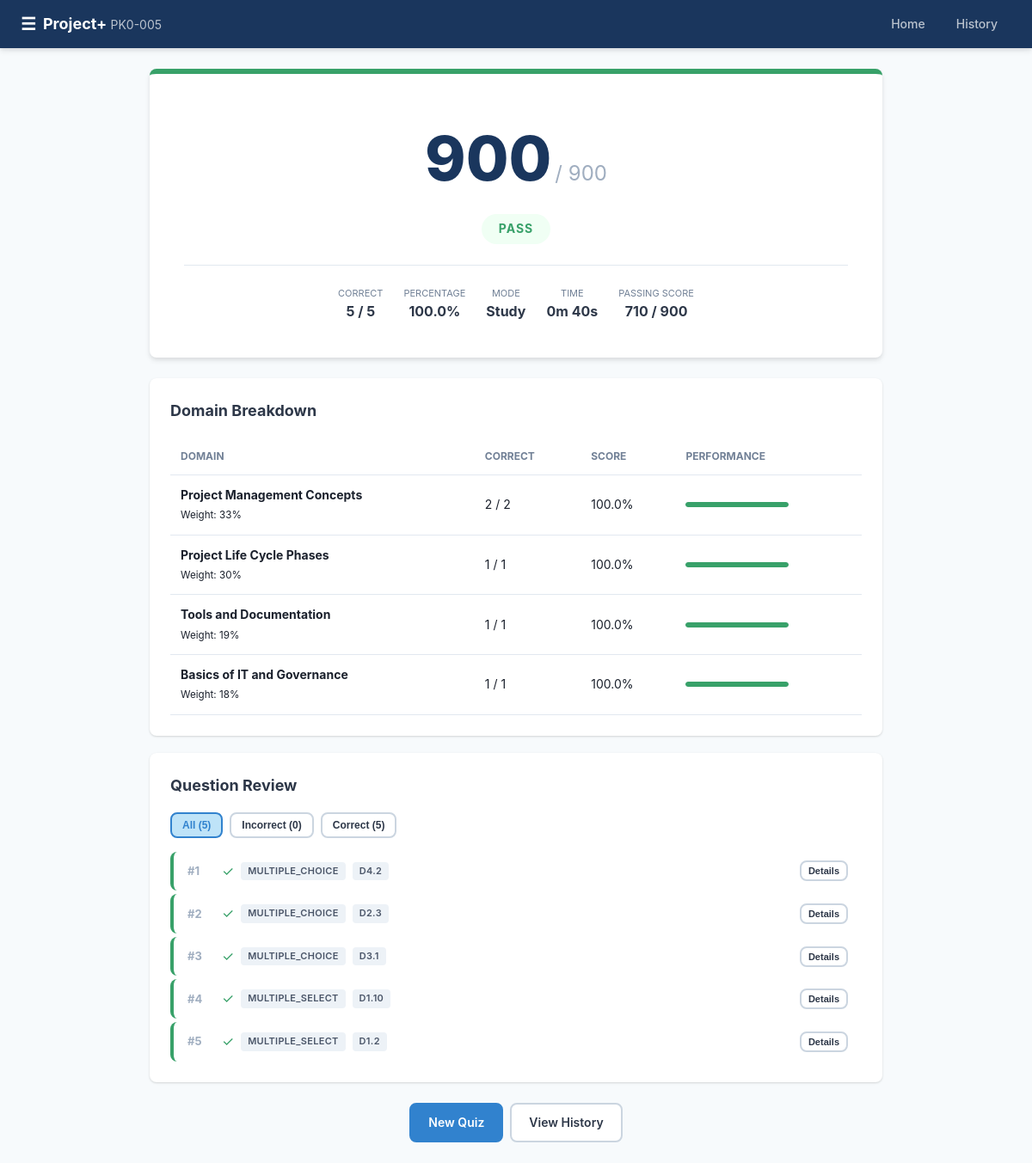
Screenshot of /results/24aa2c1d with the database file from the repository.
### tables this page shows
CREATE TABLE quiz_sessions (
            id TEXT PRIMARY KEY,
            mode TEXT NOT NULL CHECK(mode IN ('study', 'exam')),
            bank_ids TEXT NOT NULL,
            started_at TEXT NOT NULL,
            completed_at TEXT,
            time_spent_seconds INTEGER DEFAULT 0,
            total_questions INTEGER NOT NULL,
            correct_count INTEGER DEFAULT 0,
            score_percentage REAL DEFAULT 0,
            scaled_score INTEGER DEFAULT 0,
            passed INTEGER DEFAULT 0,
            config_json TEXT
        );

CREATE TABLE question_responses (
            id INTEGER PRIMARY KEY AUTOINCREMENT,
            session_id TEXT NOT NULL,
            question_id TEXT NOT NULL,
            question_type TEXT NOT NULL,
            domain TEXT,
            objective TEXT,
            user_answer TEXT,
            correct_answer TEXT,
            is_correct INTEGER NOT NULL DEFAULT 0,
            partial_score REAL DEFAULT 0,
            time_spent_seconds INTEGER DEFAULT 0,
            FOREIGN KEY (session_id) REFERENCES quiz_sessions(id) ON DELETE CASCADE
        );

### app.py (the view)
@app.route("/results/<session_id>")
def results_page(session_id):
    session = db.get_session(session_id)
    if not session:
        return redirect(url_for("index"))
    responses = db.get_session_responses(session_id)
    domains = db.get_domain_breakdown(session_id)
    return render_template(
        "results.html",
        session=session,
        responses=responses,
        domains=domains,
        domain_weights=DOMAIN_WEIGHTS,
        passing_score=PASSING_SCORE,
    )

### database.py (called while the page is built)
def get_connection():
    os.makedirs(os.path.dirname(DATABASE_PATH), exist_ok=True)
    conn = sqlite3.connect(DATABASE_PATH)
    conn.row_factory = sqlite3.Row
    conn.execute("PRAGMA journal_mode=WAL")
    conn.execute("PRAGMA foreign_keys=ON")
    return conn

def get_session(session_id):
    conn = get_connection()
    row = conn.execute(
        "SELECT * FROM quiz_sessions WHERE id = ?", (session_id,)
    ).fetchone()
    conn.close()
    if row:
        return dict(row)
    return None

def get_session_responses(session_id):
    conn = get_connection()
    rows = conn.execute(
        "SELECT * FROM question_responses WHERE session_id = ? ORDER BY id",
        (session_id,),
    ).fetchall()
    conn.close()
    return [dict(r) for r in rows]

def get_domain_breakdown(session_id):
    conn = get_connection()
    rows = conn.execute(
        """SELECT
               domain,
               COUNT(*) as total,
               SUM(is_correct) as correct,
               ROUND(AVG(is_correct) * 100, 1) as pct
           FROM question_responses
           WHERE session_id = ? AND domain IS NOT NULL
           GROUP BY domain
           ORDER BY domain""",
        (session_id,),
    ).fetchall()
    conn.close()
    return [dict(r) for r in rows]

### templates/results.html (shortened to what this page needs)
{% extends "base.html" %}
{% block content %}
<div class="results-container">
    <section class="score-card {% if session.passed %}passed{% else %}failed{% endif %}">
        <div class="score-main">
            <div class="score-number">{{ session.scaled_score }}</div>
            <div class="score-max">/ 900</div>
        </div>
        <div class="score-status">
            {% if session.passed %}
            <span class="status-badge pass">PASS</span>
            {% else %}
            <span class="status-badge fail">NOT YET PASSING</span>
            {% endif %}
        </div>
        <div class="score-details">
            <div class="score-detail">
                <span class="detail-label">Correct</span>
                <span class="detail-value">{{ session.correct_count }} / {{ session.total_questions }}</span>
            </div>
            <div class="score-detail">
                <span class="detail-label">Percentage</span>
                <span class="detail-value">{{ "%.1f"|format(session.score_percentage) }}%</span>
            </div>
            <div class="score-detail">
                <span class="detail-label">Mode</span>
                <span class="detail-value">{{ session.mode|capitalize }}</span>
            </div>
            <div class="score-detail">
                <span class="detail-label">Time</span>
                <span class="detail-value">
                    {% set mins = (session.time_spent_seconds or 0) // 60 %}
                    {% set secs = (session.time_spent_seconds or 0) % 60 %}
                    {{ mins }}m {{ secs }}s
                </span>
            </div>
            <div class="score-detail">
                <span class="detail-label">Passing Score</span>
                <span class="detail-value">{{ passing_score }} / 900</span>
            </div>
        </div>
    </section>
    <section class="card">
        <h2>Domain Breakdown</h2>
        <div class="domain-table">
            <table>
                <thead>
                    <tr>
                        <th>Domain</th>
                        <th>Correct</th>
                        <th>Score</th>
                        <th>Performance</th>
                    </tr>
                </thead>
                <tbody>
                    {% for d in domains %}
                    <tr>
                        <td>
                            <strong>{{ domain_weights.get(d.domain, {}).get('name', 'Domain ' + d.domain) }}</strong>
                            <br><small>Weight: {{ (domain_weights.get(d.domain, {}).get('weight', 0) * 100)|int }}%</small>
                        </td>
                        <td>{{ d.correct }} / {{ d.total }}</td>
                        <td>{{ d.pct }}%</td>
                        <td>
                            <div class="progress-bar sm">
                                <div class="progress-fill {% if d.pct >= 79 %}good{% elif d.pct >= 60 %}ok{% else %}poor{% endif %}"
                                     style="width: {{ d.pct }}%"></div>
                            </div>
                        </td>
                    </tr>
                    {% endfor %}
                </tbody>
            </table>
        </div>
    </section>
    <section class="card">
        <h2>Question Review</h2>
        <div class="review-filters">
            <button class="btn btn-sm btn-outline active" data-filter="all">All ({{ responses|length }})</button>
            <button class="btn btn-sm btn-outline" data-filter="incorrect">
                Incorrect ({{ responses|selectattr('is_correct', 'equalto', 0)|list|length }})
            </button>
            <button class="btn btn-sm btn-outline" data-filter="correct">
                Correct ({{ responses|selectattr('is_correct', 'equalto', 1)|list|length }})
            </button>
        </div>
        <div class="review-list" id="review-list">
            {% for r in responses %}
            <div class="review-item {% if r.is_correct %}correct{% else %}incorrect{% endif %}"
                 data-correct="{{ r.is_correct }}">
                <div class="review-header">
                    <span class="review-num">#{{ loop.index }}</span>
                    <span class="review-icon">{% if r.is_correct %}&#10003;{% else %}&#10007;{% endif %}</span>
                    <span class="review-type badge">{{ r.question_type }}</span>
                    {% if r.domain %}
                    <span class="review-domain badge">D{{ r.domain }}{% if r.objective %}.{{ r.objective.split('.')|last }}{% endif %}</span>
                    {% endif %}
                    <button class="btn btn-xs btn-outline review-toggle">Details</button>
                </div>
            </div>
            {% endfor %}
        </div>
    </section>
    <div class="results-actions">
        <a href="/" class="btn btn-primary">New Quiz</a>
        <a href="/history" class="btn btn-outline">View History</a>
    </div>
</div>
{% endblock %}

### static/css/style.css (style rules this page uses)
*, *::before, *::after { box-sizing: border-box; margin: 0; padding: 0; }
:root { --primary: #1a365d; --primary-light: #2b6cb0; --primary-lighter: #bee3f8; --accent: #3182ce; --success: #38a169; --success-bg: #f0fff4; --danger: #e53e3e; --danger-bg: #fff5f5; --warning: #d69e2e; --warning-bg: #fffff0; --gray-50: #f7fafc; --gray-100: #edf2f7; --gray-200: #e2e8f0; --gray-300: #cbd5e0; --gray-400: #a0aec0; --gray-500: #718096; --gray-600: #4a5568; --gray-700: #2d3748; --gray-800: #1a202c; --radius: 8px; --shadow: 0 1px 3px rgba(0,0,0,.1), 0 1px 2px rgba(0,0,0,.06); --shadow-md: 0 4px 6px rgba(0,0,0,.07), 0 2px 4px rgba(0,0,0,.06); }
body { font-family: -apple-system, BlinkMacSystemFont, "Segoe UI", Roboto, "Helvetica Neue", Arial, sans-serif; background: var(--gray-50); color: var(--gray-800); line-height: 1.6; padding-top: 56px; }
a { color: var(--accent); text-decoration: none; }
.btn { display: inline-flex; align-items: center; justify-content: center; gap: 6px; padding: 10px 20px; border-radius: var(--radius); font-size: 14px; font-weight: 600; border: 2px solid transparent; cursor: pointer; transition: .15s; text-decoration: none; white-space: nowrap; }
.btn-primary { background: var(--accent); color: white; border-color: var(--accent); }
.btn-outline { background: white; color: var(--gray-700); border-color: var(--gray-300); }
.btn-outline.active { background: var(--primary-lighter); border-color: var(--accent); color: var(--accent); }
.btn-sm { padding: 6px 12px; font-size: 12px; }
.btn-xs { padding: 4px 8px; font-size: 11px; }
.card { background: white; border-radius: var(--radius); box-shadow: var(--shadow); padding: 24px; margin-bottom: 20px; }
.card h2 { font-size: 18px; color: var(--gray-700); margin-bottom: 16px; }
.progress-bar { height: 8px; background: var(--gray-200); border-radius: 4px; overflow: hidden; }
.progress-bar.sm { height: 6px; }
.progress-fill { height: 100%; border-radius: 4px; transition: width .3s; }
.progress-fill.good { background: var(--success); }
.badge { display: inline-block; padding: 2px 8px; border-radius: 4px; font-size: 11px; font-weight: 600; text-transform: uppercase; letter-spacing: .3px; background: var(--gray-100); color: var(--gray-600); }
.results-container { max-width: 900px; margin: 0 auto; padding: 24px; }
.score-card { background: white; border-radius: var(--radius); box-shadow: var(--shadow-md); padding: 40px; text-align: center; margin-bottom: 24px; border-top: 6px solid var(--gray-300); }
.score-card.passed { border-top-color: var(--success); }
.score-main { display: flex; align-items: baseline; justify-content: center; gap: 4px; margin-bottom: 8px; }
.score-number { font-size: 72px; font-weight: 800; color: var(--primary); }
.score-max { font-size: 24px; color: var(--gray-400); }
.status-badge { display: inline-block; padding: 6px 20px; border-radius: 20px; font-size: 14px; font-weight: 700; letter-spacing: 1px; }
.status-badge.pass { background: var(--success-bg); color: var(--success); }
.score-details { display: flex; flex-wrap: wrap; justify-content: center; gap: 24px; margin-top: 24px; padding-top: 24px; border-top: 1px solid var(--gray-200); }
.score-detail { text-align: center; }
.detail-label { font-size: 11px; color: var(--gray-500); text-transform: uppercase; display: block; }
.detail-value { font-size: 16px; font-weight: 700; color: var(--gray-700); }
.domain-table table { width: 100%; border-collapse: collapse; }
.domain-table th, .domain-table td { padding: 12px; text-align: left; border-bottom: 1px solid var(--gray-200); }
.domain-table th { font-size: 12px; color: var(--gray-500); text-transform: uppercase; }
.domain-table td { font-size: 14px; }
.domain-table .progress-bar { width: 120px; }
.review-filters { display: flex; gap: 8px; margin-bottom: 16px; }
.review-list { display: flex; flex-direction: column; gap: 4px; }
.review-item { padding: 10px 16px; border-radius: var(--radius); border-left: 4px solid var(--gray-300); background: white; }
.review-item.correct { border-left-color: var(--success); }
.review-header { display: flex; align-items: center; gap: 8px; flex-wrap: wrap; }
.review-num { font-weight: 700; color: var(--gray-400); font-size: 13px; min-width: 32px; }
.review-icon { font-size: 16px; }
.review-item.correct .review-icon { color: var(--success); }
.review-toggle { margin-left: auto; }
.results-actions { display: flex; gap: 8px; justify-content: center; margin-top: 24px; }

### rows the page displays
quiz_sessions: scaled_score "900", correct_count "5", total_questions "5", score_percentage "100.0", mode "Study"
question_responses: question_type "MULTIPLE_CHOICE", domain "4", objective.split|last "2"
question_responses: question_type "MULTIPLE_CHOICE", domain "2", objective.split|last "3"
question_responses: question_type "MULTIPLE_CHOICE", domain "3", objective.split|last "1"
question_responses: question_type "MULTIPLE_SELECT", domain "1", objective.split|last "10"
question_responses: question_type "MULTIPLE_SELECT", domain "1", objective.split|last "2"

### other values shown
{{ mins }} "0"
{{ secs }} "40"
{{ passing_score }} "710"
{{ domain_weights.get(d.domain, {}).get('name', 'Domain ' + d.domain) }} "Project Management Concepts" "Project Life Cycle Phases" "Tools and Documentation" "Basics of IT and Governance"
{{ (domain_weights.get(d.domain, {}).get('weight', 0) * 100)|int }} "33" "30" "19" "18"
{{ d.correct }} "2" "1" "1" "1"
{{ d.total }} "2" "1" "1" "1"
{{ d.pct }} "100.0" "100.0" "100.0" "100.0"
{{ responses|length }} "5"
{{ responses|selectattr('is_correct', 'equalto', 0)|list|length }} "0"
{{ responses|selectattr('is_correct', 'equalto', 1)|list|length }} "5"
